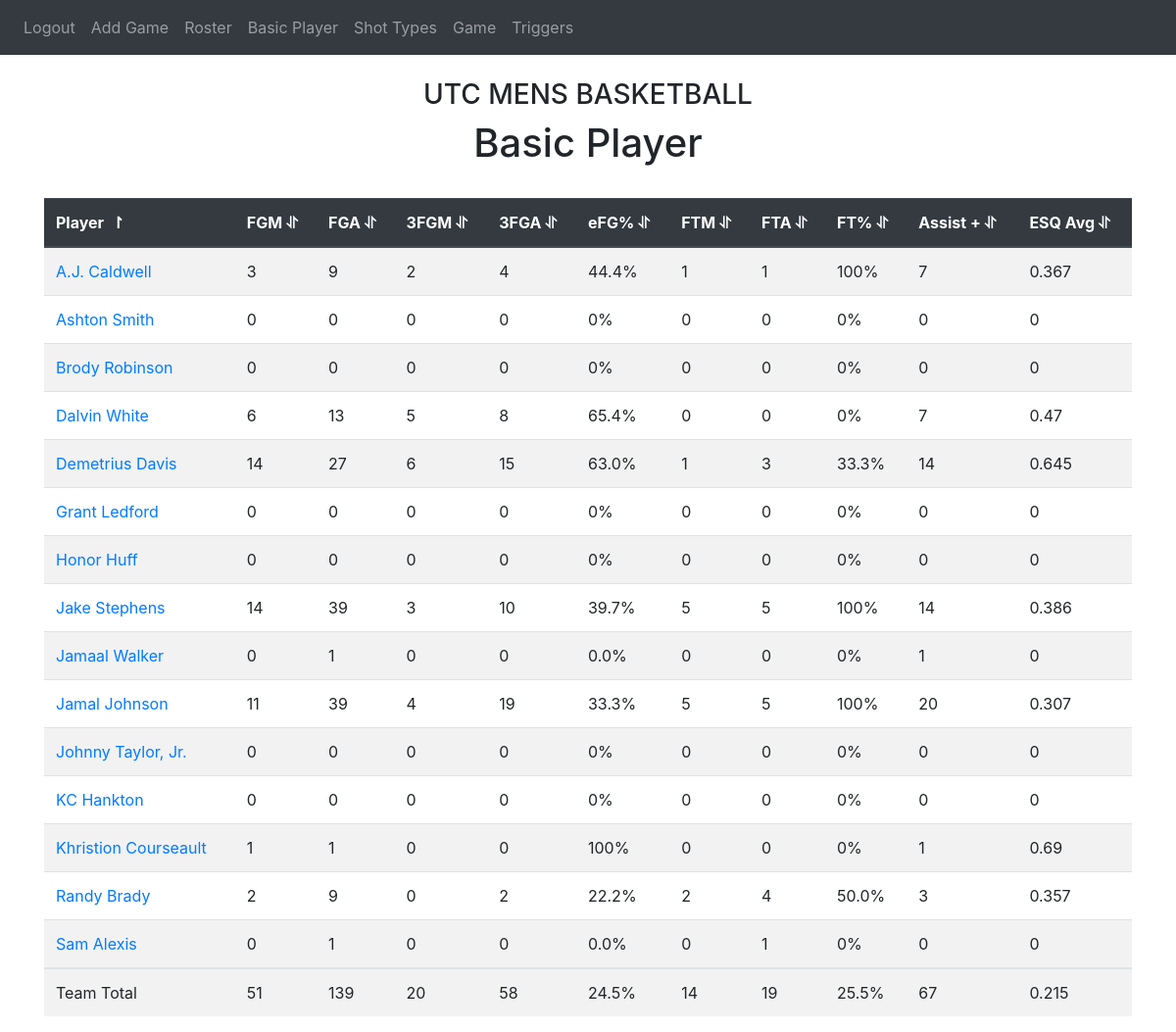
The app's page /basic_player (signed in) with its own data.
### website/models.py (models this page shows)
class Player(db.Model):
    id = db.Column(db.Integer, primary_key = True)
    number = db.Column(db.Integer)
    initials = db.Column(db.String(5))
    name = db.Column(db.String(30))

### website/views.py (the view)
@views.route('/basic_player', methods=['GET','POST'])
@login_required
def basic_player():
    players = db.session.query(Player).all()
    fgms=0
    fgas=0
    fgm3s=0
    fga3s=0
    efgs=0
    ftms=0
    ftas=0
    ftpercs=0
    assists=0
    esqs=0
    fgm = []
    fga = []
    fgm3 = []
    fga3 = []
    efg = []
    ftm = []
    fta = []
    ftperc = []
    assist = []
    esq = []
    for player in players:
            getcontext().prec = 3
            fgm_ = Decimal(db.session.query(Possession).filter(and_(Possession.shooter==player.id,Possession.result=="Make")).count())
            fgm3_ = Decimal(db.session.query(Possession).filter(and_(Possession.shooter==player.id, Possession.result=="Make", (or_(Possession.shot=="SB3", Possession.shot=="D3", Possession.shot =="PT3", Possession.shot == "NP3")))).count())
            fga_ = Decimal(db.session.query(Possession).filter(Possession.shooter==player.id).count())
            if fga_ != 0:
                efg_ = ((fgm_ + (Decimal(.5)*fgm3_)) / fga_)* (Decimal(100))
                efg.append(efg_)
                efgs += efg_
            else:
                efg.append(0)
            fgm.append(db.session.query(Possession).filter(and_(Possession.shooter==player.id,Possession.result=="Make")).count())
            fgms += db.session.query(Possession).filter(and_(Possession.shooter==player.id,Possession.result=="Make")).count()
            fga.append(db.session.query(Possession).filter(Possession.shooter==player.id).count())
            fgas += db.session.query(Possession).filter(Possession.shooter==player.id).count()
            fgm3.append(db.session.query(Possession).filter(and_(Possession.shooter==player.id, Possession.result=="Make", (or_(Possession.shot=="SB3", Possession.shot=="D3", Possession.shot =="PT3", Possession.shot == "NP3")))).count())
            fgm3s += db.session.query(Possession).filter(and_(Possession.shooter==player.id, Possession.result=="Make", (or_(Possession.shot=="SB3", Possession.shot=="D3", Possession.shot =="PT3", Possession.shot == "NP3")))).count()
            fga3.append(db.session.query(Possession).filter(and_(Possession.shooter==player.id, (or_(Possession.shot=="SB3", Possession.shot=="D3", Possession.shot =="PT3", Possession.shot == "NP3")))).count())
            fga3s += db.session.query(Possession).filter(and_(Possession.shooter==player.id, (or_(Possession.shot=="SB3", Possession.shot=="D3", Possession.shot =="PT3", Possession.shot == "NP3")))).count()
            ftm.append(db.session.query(Possession).filter(and_(Possession.shooter==player.id, (or_(Possession.ftm==1, Possession.ftm ==2)))).count())
            ftm_ = Decimal(db.session.query(Possession).filter(and_(Possession.shooter==player.id, (or_(Possession.ftm==1, Possession.ftm ==2)))).count())
            ftms += ftm_
            fta.append(db.session.query(Possession).filter(and_(Possession.shooter==player.id, (or_(Possession.fta==1, Possession.fta ==2)))).count())
            fta_ = Decimal(db.session.query(Possession).filter(and_(Possession.shooter==player.id, (or_(Possession.fta==1, Possession.fta ==2)))).count())
            ftas += fta_
            esq_ = db.session.query(Possession.esq).filter(and_(Possession.shooter==player.id,Possession.result=="Make")).all()
            getcontext().prec = 5
            sum = Decimal(0)
            for x in esq_:
                sum = sum + Decimal(x[0])
                if player.name == "Demetrius Davis":
                    print(Decimal(x[0]))
            if player.name == "Demetrius Davis":
                print(sum)
            esq_ = sum
            getcontext().prec = 3
            if fga_ != 0:
                esq_ = (esq_ / fga_)#* Decimal(100)
                esq.append(esq_)
                esqs += esq_
            else:
                esq.append(0)
            if fta_ != 0:
                ftperc_ = (ftm_ / fta_) * (Decimal(100))
                ftperc.append(ftperc_)
                ftpercs += ftperc_
            else:
                ftperc.append(0)
            assist.append(db.session.query(Possession).filter(and_(Possession.shooter==player.id,Possession.assist==1)).count())
            assists += db.session.query(Possession).filter(and_(Possession.shooter==player.id,Possession.assist==1)).count()
    efgs = efgs / Decimal(len(players))
    ftpercs = ftpercs / Decimal(len(players))
    print("ESQQQQQQQQQQQQQQQQQQQQQQQQQQQQQQQQQQ")
    print(esqs)
    esqs = esqs / Decimal(len(players))
    sum = {'fgm': fgms,
           'fga': fgas,
           'fgm3': fgm3s,
           'fga3': fga3s,
           'efg': efgs,
           'ftm': ftms,
           'fta': ftas,
           'ftperc': ftpercs,
           'assist': assists,
           'esq': esqs
           }
    return render_template("basic_player.html",user=current_user,players=players, fgm = fgm , fga = fga, fgm3 = fgm3 , fga3 =fga3, efg=efg, ftm=ftm, fta=fta, ftperc = ftperc, assist = assist, esq = esq , sum=sum)

### website/__init__.py (called while the page is built)
def create_app():
    app = Flask(__name__)
    app.config['SECRET_KEY'] = 'sdlkasdjfslkjl'
    app.config['SQLALCHEMY_DATABASE_URI'] = f'sqlite:///{DB_NAME}'
    db.init_app(app)
    from .views import views
    from .auth import auth
    app.register_blueprint(views,url_prefix='/')
    app.register_blueprint(auth,url_prefix='/')
    from .models import User, Note
    with app.app_context():
        db.create_all()
    login_manager = LoginManager()
    login_manager.login_view = 'auth.login'
    login_manager.init_app(app)
    @login_manager.user_loader
    def load_user(id):
        return User.query.get(int(id))
    with app.app_context():
        return app

### website/templates/basic_player.html (shortened to what this page needs)
{%extends "base.html"%} {%block style%}
<link
      rel="stylesheet"
      href="../static/tablesort.css"
    />
    <link href="//maxcdn.bootstrapcdn.com/font-awesome/4.1.0/css/font-awesome.min.css" rel="stylesheet">
{%endblock%}{% block title%}Home{%endblock%} {%block content%}
<h3 align="center">UTC MENS BASKETBALL</h3>
<h1 align="center">Basic Player</h1>
<div class="table-responsive">
<table class='table table-striped' >
  <thead class = 'thead-dark'>
  <tr>
    <th >Player</th>
    <th>FGM</th>
    <th>FGA</th>
    <th>3FGM</th>
    <th>3FGA</th>
    <th>eFG%</th>
    <th>FTM</th>
    <th>FTA</th>
    <th>FT%</th>
    <th>Assist +</th>
    <th>ESQ Avg</th>
  </tr>
</thead>
<tbody>
  {%for i in range(0,(players | length))%}
    {% set efgb = 0 %}
    {%set ftpercb = 0 %}
    {%set esqb = 0 %}
  <tr>
    {%if efg[i] != None%}
      {%set efgb = efg[i] %}
      {%endif%}
    {%if ftperc[i] != None%}
      {%set ftpercb = ftperc[i] %}
      {%endif%}
    {%if esq[i] != None%}
      {%set esqb = esq[i] %}
      {%endif%}
    <td><a href = ""onClick="enterPlayerdep({{players[i].id}}, {{fgm[i]}}, {{fga[i]}}, {{fgm3[i]}}, {{fga3[i]}} ,  {{efgb}} , {{ftm[i]}}, {{fta[i]}}, {{ftpercb}} ,{{assist[i]}}, {{esqb}})">{{players[i].name}}</a></td>
    <td>{{fgm[i]}}</td>
    <td>{{fga[i]}}</td>
    <td>{{fgm3[i]}}</td>
    <td>{{fga3[i]}}</td>
    {%if efg[i] != None%}
    <td>
      {{efg[i]}}{{"%"}}</td>
      {%else%}
      <td>
        {{efg[i]}}</td>
      {%endif%}
    <td>{{ftm[i]}}</td>
    <td>{{fta[i]}}</td>
    {%if ftperc[i] != None%}
    <td>
      {{ftperc[i]}}{{"%"}}</td>
      {%else%}
      <td>
        {{ftperc[i]}}</td>
      {%endif%}
    <td>{{assist[i]}}</td>
    <td>{{esq[i]}}</td>
  </tr>
  {%endfor%}
</tbody>
  <tr>
    <td>Team Total</td>
    <td>{{sum['fgm']}}</td>
    <td>{{sum['fga']}}</td>
    <td>{{sum['fgm3']}}</td>
    <td>{{sum['fga3']}}</td>
    <td>{{sum['efg']}}{{"%"}}</td>
    <td>{{sum['ftm']}}</td>
    <td>{{sum['fta']}}</td>
    <td>{{sum['ftperc']}}{{"%"}}</td>
    <td>{{sum['assist']}}</td>
    <td>{{sum['esq']}}</td>
  </tr>
</table>
</div>
{%endblock%}

### website/static/tablesort.css (style rules this page uses)
.table-striped th { cursor: pointer; }
.table-striped th::after { content: '\00A0\⥯' }
.table-striped .th-sort-asc::after { content: '\00A0\00A0\↾'; }
.table-striped .th-sort-asc, .table-striped .th-sort-desc { background: rgba(168, 27, 27, 0.1); }

### records on screen
Player: name "A.J. Caldwell"
Player: name "KC Hankton"
Player: name "Jamaal Walker"
Player: name "Honor Huff"
Player: name "Sam Alexis"
Player: name "Jamal Johnson"
Player: name "Dalvin White"
Player: name "Ashton Smith"
Player: name "Johnny Taylor, Jr."
Player: name "Khristion Courseault"
Player: name "Demetrius Davis"
Player: name "Jake Stephens"
Player: name "Randy Brady"
Player: name "Grant Ledford"
Player: name "Brody Robinson"

### other values on screen
{{ fgm[i] }} "3" "0" "0" "0" "0" "11" "6" "0" "0" "1" "14" "14" "2" "0" "0"
{{ fga[i] }} "9" "0" "1" "0" "1" "39" "13" "0" "0" "1" "27" "39" "9" "0" "0"
{{ fgm3[i] }} "2" "0" "0" "0" "0" "4" "5" "0" "0" "0" "6" "3" "0" "0" "0"
{{ fga3[i] }} "4" "0" "0" "0" "0" "19" "8" "0" "0" "0" "15" "10" "2" "0" "0"
{{ efg[i] }} "44.4" "0" "0.0" "0" "0.0" "33.3" "65.4" "0" "0" "100" "63.0" "39.7" "22.2" "0" "0"
{{ "%" }} "%" "%" "%" "%" "%" "%" "%" "%" "%" "%" "%" "%" "%" "%" "%"
{{ ftm[i] }} "1" "0" "0" "0" "0" "5" "0" "0" "0" "0" "1" "5" "2" "0" "0"
{{ fta[i] }} "1" "0" "0" "0" "1" "5" "0" "0" "0" "0" "3" "5" "4" "0" "0"
{{ ftperc[i] }} "100" "0" "0" "0" "0" "100" "0" "0" "0" "0" "33.3" "100" "50.0" "0" "0"
{{ assist[i] }} "7" "0" "1" "0" "0" "20" "7" "0" "0" "1" "14" "14" "3" "0" "0"
{{ esq[i] }} "0.367" "0" "0" "0" "0" "0.307" "0.47" "0" "0" "0.69" "0.645" "0.386" "0.357" "0" "0"
{{ sum['fgm'] }} "51"
{{ sum['fga'] }} "139"
{{ sum['fgm3'] }} "20"
{{ sum['fga3'] }} "58"
